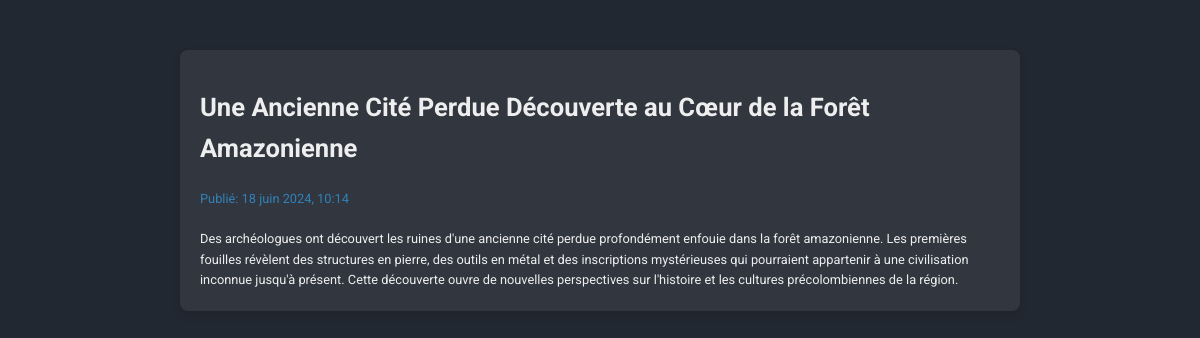
/fr/main/3/, run on the app's committed database.
### main/models.py (models this page shows, shortened)
class Article(models.Model):
    title = models.CharField(max_length=100)
    content = models.TextField()
    publication_date = models.DateTimeField(auto_now_add=True)

### main/views.py (the view)
# urls.py: path("<int:article_id>/", views.detail, name="detail"),
def detail(request, article_id):
    article = get_object_or_404(Article, pk=article_id)
    return render(request, "main/article.html", {"article": article})

### main/templates/main/article.html (shortened to what this page needs)
{% load i18n %}
{% load static %}
<head>
    <link rel="stylesheet" type="text/css" href="{% static 'css/detail.css' %}">
</head>
<body>
    <div class="article-detail">
        <h1>{{ article.title }}</h1>
        <p class="publish-date">{% trans "Publié:" %} {{ article.publication_date|date:"j F Y, H:i" }}</p>
        <div class="article-content">
            {{ article.content|linebreaksbr }}
        </div>
    </div>
</body>

### main/static/css/detail.css (style rules this page uses)
body { font-family: 'Roboto', sans-serif; font-size: 0.8rem; background-color: #222831; color: #EEEEEE; margin: 0; padding: 0; line-height: 1.6; }
.article-detail { max-width: 800px; margin: 50px auto; padding: 20px; background-color: #31363F; border-radius: 8px; box-shadow: 0 4px 8px rgba(0, 0, 0, 0.1); }
.article-detail h1 { color: #EEEEEE; margin-bottom: 20px; }
.publish-date { color: #3282B8; margin-bottom: 20px; }
.article-content { color: #EEEEEE; }

### data on the page
Article: title "Une Ancienne Cité Perdue Découverte au Cœur de la Forêt Amazonienne", publication_date "18 juin 2024, 10:14", content "Des archéologues ont découvert les ruines d'une ancienne cité perdue profondément enfouie dans la forêt amazonienne. Les premières fouilles révèlent des structures en pierre, des outils en métal et des inscriptions mystérieuses qui pourraient appartenir à une civilisation inconnue jusqu'à présent. Cette découverte ouvre de nouvelles perspectives sur l'histoire et les cultures précolombiennes de la région."
